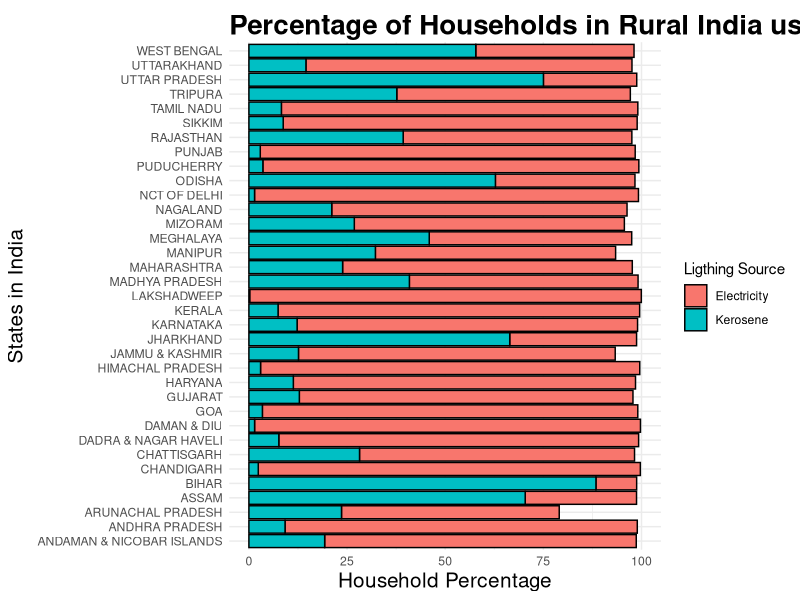
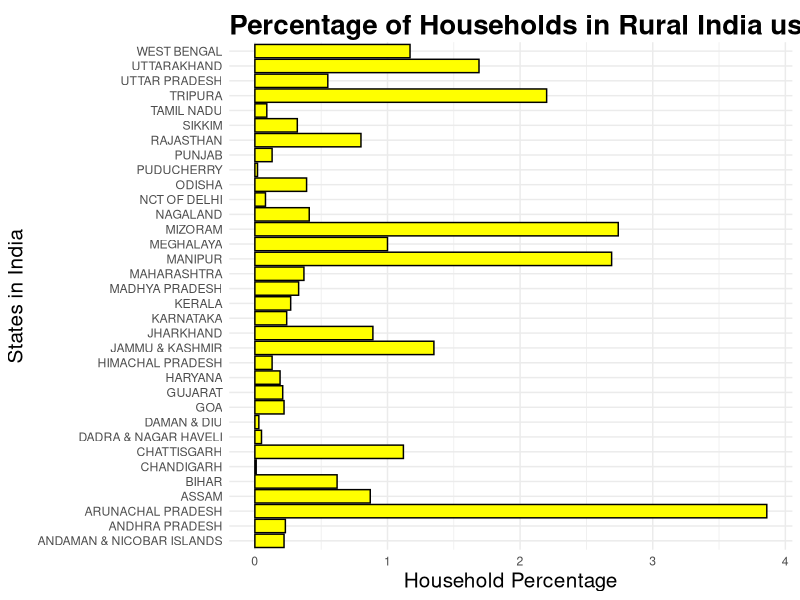
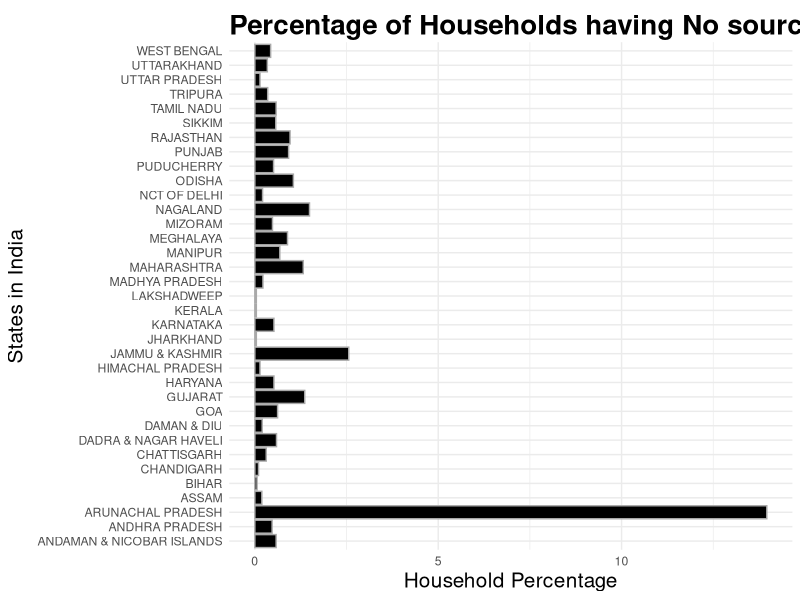
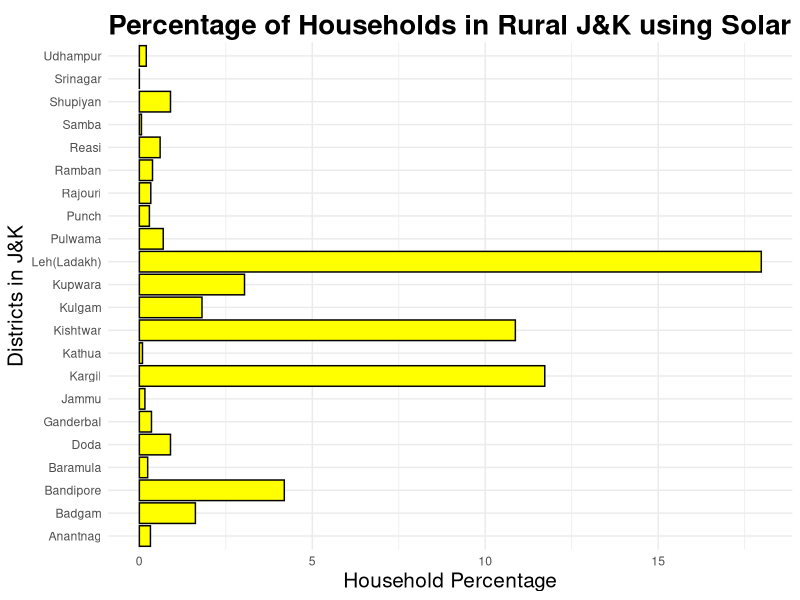
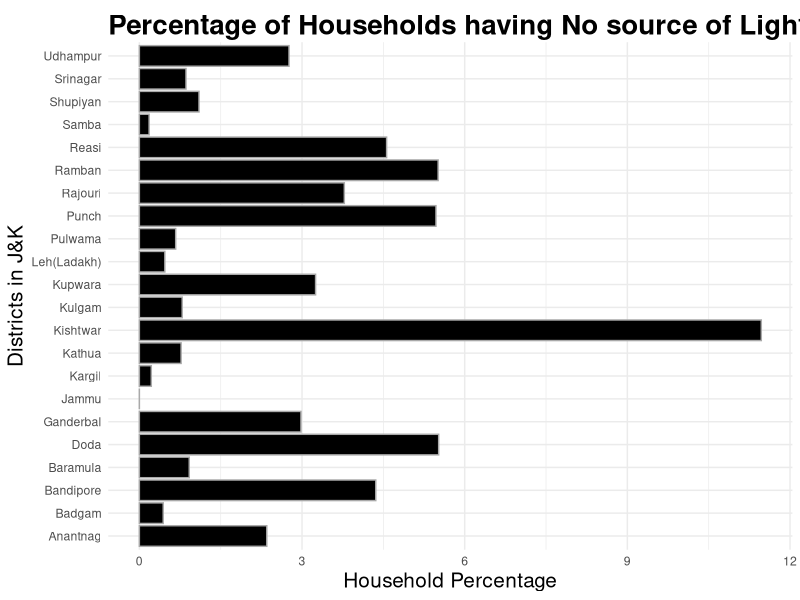
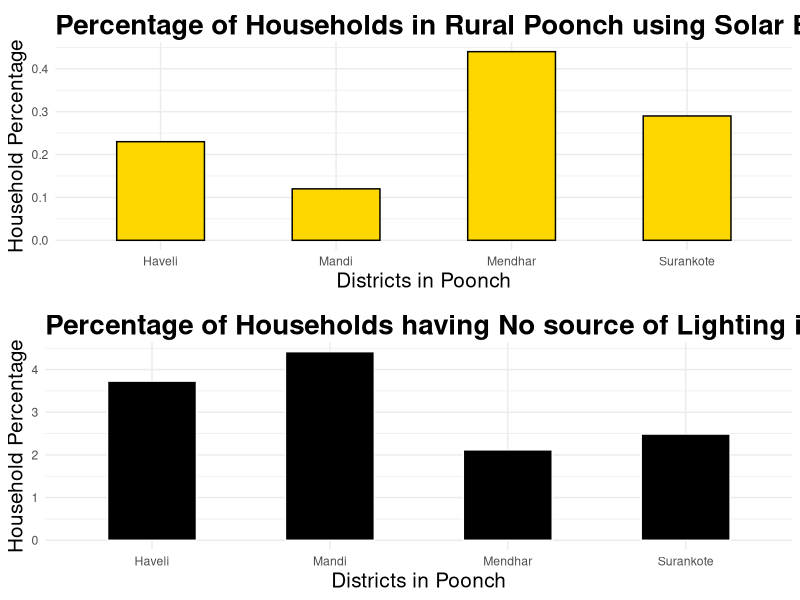

Write the R code that produced these figures, in order.
getwd()

# library
library(ggplot2)
library(reshape2)

solar<-read.csv("AllSolar.csv")
d<-read.csv("AllRural11.csv")

#All States Non Renewable
dm<-melt(data = d,id.vars = "AreaName",measure.vars = c("Eper","Kper"))
ggplot(data=dm,aes(x=AreaName,y=value,fill=variable))+ggtitle("Percentage of Households in Rural India using Non-Renewable Energy")+geom_bar(stat = "identity",color="Black")+ylab("Household Percentage")+xlab("States in India")+theme_minimal()+   theme(plot.title = element_text(color="Black", face="bold", size=20, hjust=0,vjust = 0)) +  theme(axis.title = element_text(color="Black", size=15))+  scale_colour_gradientn(colours=rainbow(1))+scale_fill_discrete(labels=c("Electricity", "Kerosene"),name="Ligthing Source")+coord_flip()


# All states Solar
ggplot(data=solar,aes(x=AreaName,y=Sper))+ggtitle("Percentage of Households in Rural India using Solar Energy")+geom_bar(stat = "identity",fill="Yellow1",color="Black")+ylab("Household Percentage")+xlab("States in India")+theme_minimal()+   theme(plot.title = element_text(color="Black", face="bold", size=20, hjust=0,vjust = 0)) +  theme(axis.title = element_text(color="Black", size=15))+ coord_flip()

#All states No lighting
ggplot(data=d,aes(x=AreaName,y=Nper))+ggtitle("Percentage of Households having No source of Lighting in Rural India")+geom_bar(stat = "identity",fill="Black",color="Dark Grey")+ylab("Household Percentage")+xlab("States in India")+theme_minimal()+   theme(plot.title = element_text(color="Black", face="bold", size=20, hjust=0,vjust = 0)) +  theme(axis.title = element_text(color="Black", size=15))+ coord_flip()

#JK Solar
jk<-read.csv("JKDistrict.csv")

ggplot(data=jk,aes(x=DistrictName,y=Sper))+ggtitle("Percentage of Households in Rural J&K using Solar Energy")+geom_bar(stat = "identity",fill="Yellow1",color="Black")+ylab("Household Percentage")+xlab("Districts in J&K")+theme_minimal()+   theme(plot.title = element_text(color="Black", face="bold", size=20, hjust=0,vjust = 0)) +  theme(axis.title = element_text(color="Black", size=15))+ coord_flip()

#All Districts No lighting
ggplot(data=jk,aes(x=DistrictName,y=Nper))+ggtitle("Percentage of Households having No source of Lighting in Rural J&K")+geom_bar(stat = "identity",fill="Black",color="Dark Grey")+ylab("Household Percentage")+xlab("Districts in J&K")+theme_minimal()+   theme(plot.title = element_text(color="Black", face="bold", size=20, hjust=0,vjust = 0)) +  theme(axis.title = element_text(color="Black", size=15))+ coord_flip()

#Poonch Sub-districts
p<-read.csv("Poonch.csv")

frst<-ggplot(data=p,aes(x=AreaName,y=Sper))+ggtitle("Percentage of Households in Rural Poonch using Solar Energy")+geom_bar(stat = "identity",fill="Gold",color="Black",width = 0.5)+ylab("Household Percentage")+xlab("Districts in Poonch")+theme_minimal()+   theme(plot.title = element_text(color="Black", face="bold", size=20, hjust=0,vjust = 0)) +  theme(axis.title = element_text(color="Black", size=15))

#All Districts No lighting
sec<-ggplot(data=p,aes(x=AreaName,y=Nper))+ggtitle("Percentage of Households having No source of Lighting in Rural Poonch")+geom_bar(stat = "identity",fill="Black",color="White",width = 0.5)+ylab("Household Percentage")+xlab("Districts in Poonch")+theme_minimal()+   theme(plot.title = element_text(color="Black", face="bold", size=20, hjust=0,vjust = 0)) +  theme(axis.title = element_text(color="Black", size=15))

gridExtra::grid.arrange(frst,sec)